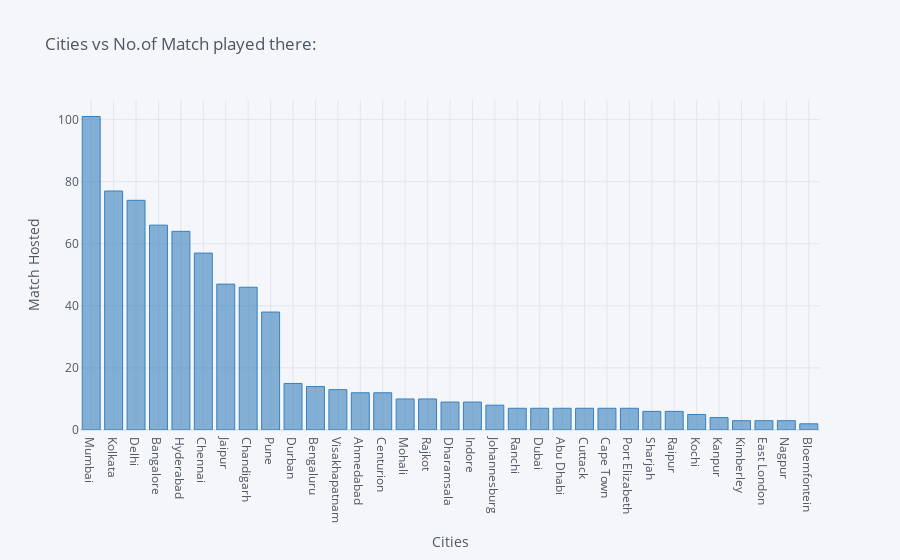

Notebook code cell kept with this figure:
### Code cell
cities_df.iplot(kind = 'bar' , x = 'Cities' , y = 'Match Hosted' , title = 'Cities vs No.of Match played there:' , xTitle = 'Cities' , yTitle = 'Match Hosted',colors='blue')

### Figure 1 — Plotly figure (JSON) as saved in the notebook; plotly's stock layout.template omitted (floating-point values rounded to 4 significant figures)
{"data": [{"marker": {"color": "rgba(55, 128, 191, 0.6)", "line": {"color": "rgba(55, 128, 191, 1.0)", "width": 1}}, "name": "Match Hosted", "orientation": "v", "text": "", "type": "bar", "x": ["Mumbai", "Kolkata", "Delhi", "Bangalore", "Hyderabad", "Chennai", "Jaipur", "Chandigarh", "Pune", "Durban", "Bengaluru", "Visakhapatnam", "Ahmedabad", "Centurion", "Mohali", "Rajkot", "Dharamsala", "Indore", "Johannesburg", "Ranchi", "Dubai", "Abu Dhabi", "Cuttack", "Cape Town", "Port Elizabeth", "Sharjah", "Raipur", "Kochi", "Kanpur", "Kimberley", "East London", "Nagpur", "Bloemfontein"], "y": [101, 77, 74, 66, 64, 57, 47, 46, 38, 15, 14, 13, 12, 12, 10, 10, 9, 9, 8, 7, 7, 7, 7, 7, 7, 6, 6, 5, 4, 3, 3, 3, 2]}], "layout": {"legend": {"bgcolor": "#F5F6F9", "font": {"color": "#4D5663"}}, "paper_bgcolor": "#F5F6F9", "plot_bgcolor": "#F5F6F9", "title": {"font": {"color": "#4D5663"}, "text": "Cities vs No.of Match played there:"}, "xaxis": {"gridcolor": "#E1E5ED", "showgrid": true, "tickfont": {"color": "#4D5663"}, "title": {"font": {"color": "#4D5663"}, "text": "Cities"}, "zerolinecolor": "#E1E5ED"}, "yaxis": {"gridcolor": "#E1E5ED", "showgrid": true, "tickfont": {"color": "#4D5663"}, "title": {"font": {"color": "#4D5663"}, "text": "Match Hosted"}, "zerolinecolor": "#E1E5ED"}}}
